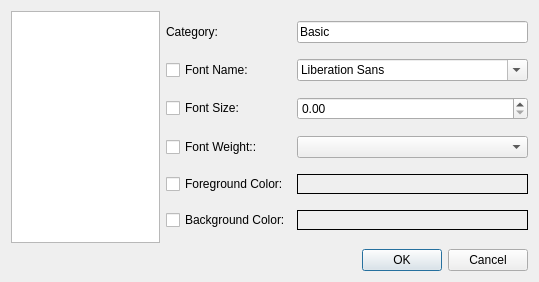
<?xml version="1.0" encoding="UTF-8"?>
<ui version="4.0">
 <class>finUiEdtrFontConfigDlg</class>
 <widget class="QDialog" name="finUiEdtrFontConfigDlg">
  <property name="geometry">
   <rect>
    <x>0</x>
    <y>0</y>
    <width>539</width>
    <height>282</height>
   </rect>
  </property>
  <property name="windowTitle">
   <string>Dialog</string>
  </property>
  <layout class="QVBoxLayout" name="verticalLayout" stretch="1,0">
   <item>
    <layout class="QHBoxLayout" name="horizontalLayout" stretch="1,1">
     <item>
      <widget class="QListView" name="lsvFontList"/>
     </item>
     <item>
      <layout class="QGridLayout" name="gridLayout" columnminimumwidth="0,1">
       <item row="1" column="1">
        <widget class="QFontComboBox" name="fcbFont"/>
       </item>
       <item row="3" column="1">
        <widget class="QComboBox" name="cmbShape"/>
       </item>
       <item row="4" column="0">
        <widget class="QCheckBox" name="ckbFgColorChecked">
         <property name="text">
          <string>Foreground Color:</string>
         </property>
        </widget>
       </item>
       <item row="1" column="0">
        <widget class="QCheckBox" name="ckbFontChecked">
         <property name="text">
          <string>Font Name:</string>
         </property>
        </widget>
       </item>
       <item row="2" column="0">
        <widget class="QCheckBox" name="ckbSizeChecked">
         <property name="text">
          <string>Font Size:</string>
         </property>
        </widget>
       </item>
       <item row="5" column="0">
        <widget class="QCheckBox" name="ckbBgColorChecked">
         <property name="text">
          <string>Background Color:</string>
         </property>
        </widget>
       </item>
       <item row="4" column="1">
        <widget class="finUiColorLabel" name="lblFgColor">
         <property name="frameShape">
          <enum>QFrame::Box</enum>
         </property>
         <property name="text">
          <string/>
         </property>
        </widget>
       </item>
       <item row="5" column="1">
        <widget class="finUiColorLabel" name="lblBgColor">
         <property name="frameShape">
          <enum>QFrame::Box</enum>
         </property>
         <property name="text">
          <string/>
         </property>
        </widget>
       </item>
       <item row="2" column="1">
        <widget class="QDoubleSpinBox" name="dsbSize"/>
       </item>
       <item row="3" column="0">
        <widget class="QCheckBox" name="ckbShapeChecked">
         <property name="text">
          <string>Font Weight::</string>
         </property>
        </widget>
       </item>
       <item row="0" column="0">
        <widget class="QLabel" name="lblCategoryTitle">
         <property name="text">
          <string>Category:</string>
         </property>
        </widget>
       </item>
       <item row="0" column="1">
        <widget class="QLineEdit" name="leCategory">
         <property name="enabled">
          <bool>true</bool>
         </property>
         <property name="text">
          <string>Basic</string>
         </property>
         <property name="readOnly">
          <bool>true</bool>
         </property>
        </widget>
       </item>
      </layout>
     </item>
    </layout>
   </item>
   <item>
    <widget class="QDialogButtonBox" name="buttonBox">
     <property name="orientation">
      <enum>Qt::Horizontal</enum>
     </property>
     <property name="standardButtons">
      <set>QDialogButtonBox::Cancel|QDialogButtonBox::Ok</set>
     </property>
    </widget>
   </item>
  </layout>
 </widget>
 <customwidgets>
  <customwidget>
   <class>finUiColorLabel</class>
   <extends>QLabel</extends>
   <header>finUiColorLabel.h</header>
  </customwidget>
 </customwidgets>
 <resources/>
 <connections>
  <connection>
   <sender>buttonBox</sender>
   <signal>accepted()</signal>
   <receiver>finUiEdtrFontConfigDlg</receiver>
   <slot>accept()</slot>
   <hints>
    <hint type="sourcelabel">
     <x>248</x>
     <y>254</y>
    </hint>
    <hint type="destinationlabel">
     <x>157</x>
     <y>274</y>
    </hint>
   </hints>
  </connection>
  <connection>
   <sender>buttonBox</sender>
   <signal>rejected()</signal>
   <receiver>finUiEdtrFontConfigDlg</receiver>
   <slot>reject()</slot>
   <hints>
    <hint type="sourcelabel">
     <x>316</x>
     <y>260</y>
    </hint>
    <hint type="destinationlabel">
     <x>286</x>
     <y>274</y>
    </hint>
   </hints>
  </connection>
 </connections>
</ui>
